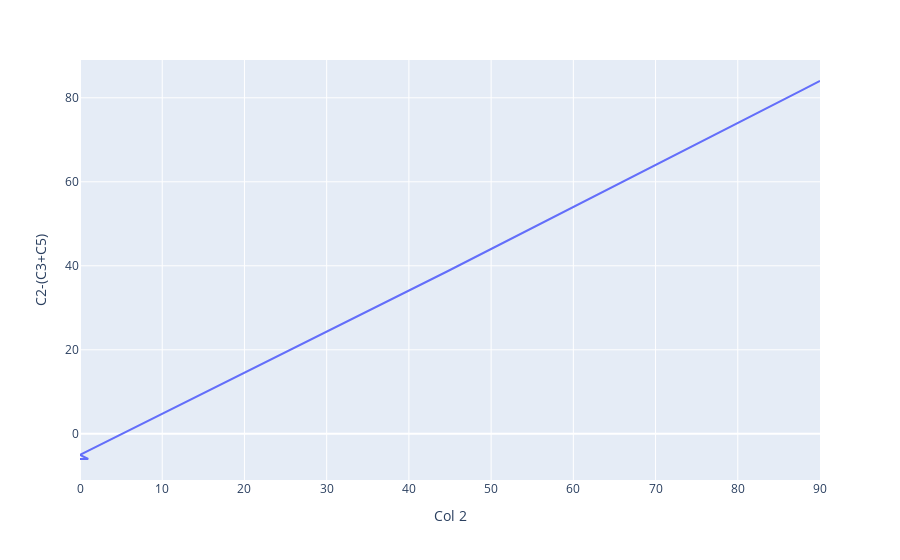

Notebook code cell kept with this figure:
### Markdown cell above
## 7. Data Visualization - Line Plot -  Plyplot

### Code cell
px.line(df_wo_dup, x='Col 2', y='C2-(C3+C5)')

### Figure 1 — Plotly figure (JSON) as saved in the notebook; plotly's stock layout.template omitted (floating-point values rounded to 4 significant figures)
{"data": [{"hovertemplate": "Col 2=%{x}<br>C2-(C3+C5)=%{y}<extra></extra>", "legendgroup": "", "line": {"color": "#636efa", "dash": "solid"}, "marker": {"symbol": "circle"}, "mode": "lines", "name": "", "orientation": "v", "showlegend": false, "type": "scatter", "x": [0, 1, 0, 44.7, 44.7, 88, 89, 90], "xaxis": "x", "y": [-6, -6, -5, 38.7, 38.7, 82, 83, 84], "yaxis": "y"}], "layout": {"legend": {"tracegroupgap": 0}, "margin": {"t": 60}, "xaxis": {"anchor": "y", "domain": [0, 1], "title": {"text": "Col 2"}}, "yaxis": {"anchor": "x", "domain": [0, 1], "title": {"text": "C2-(C3+C5)"}}}}
